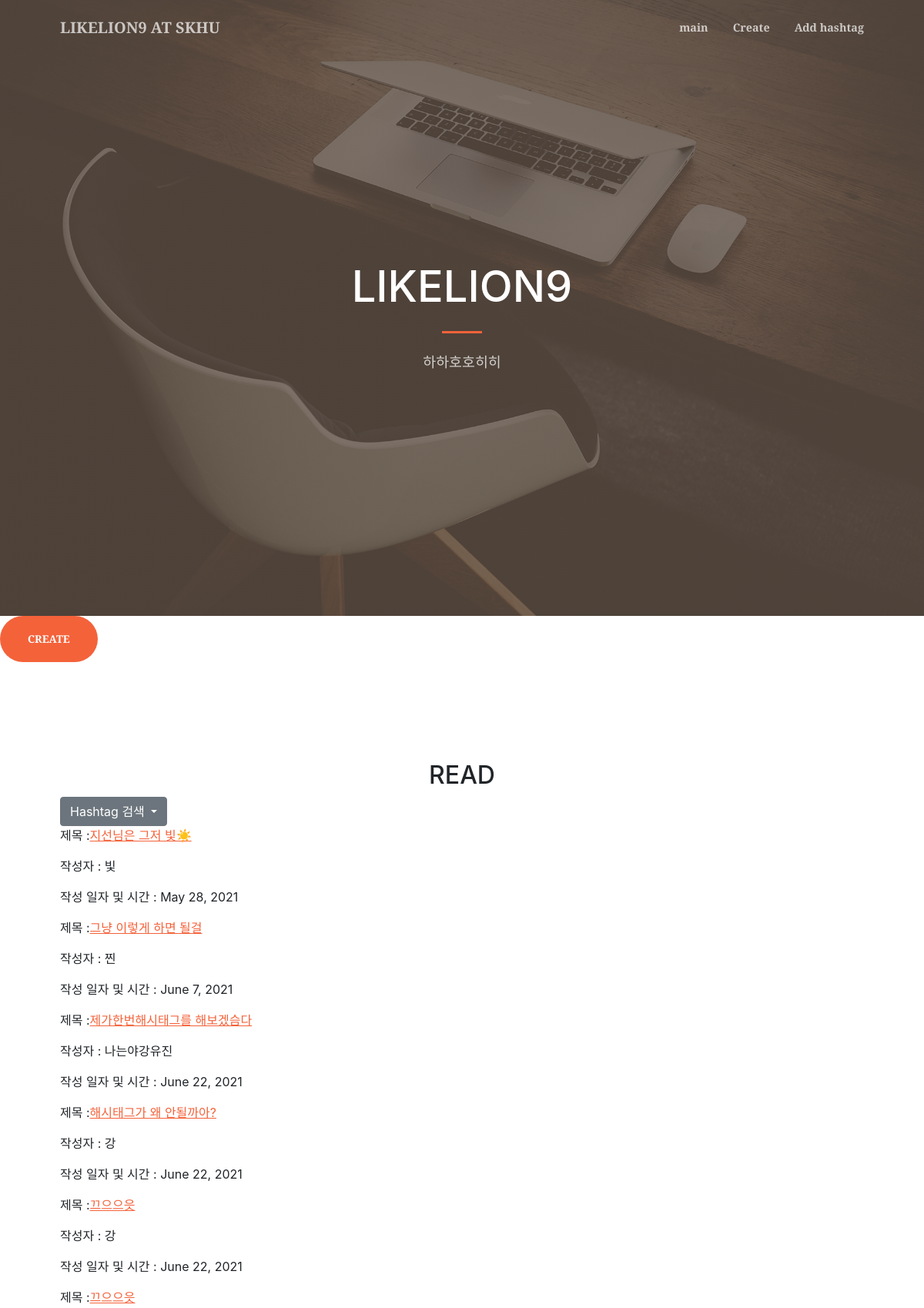
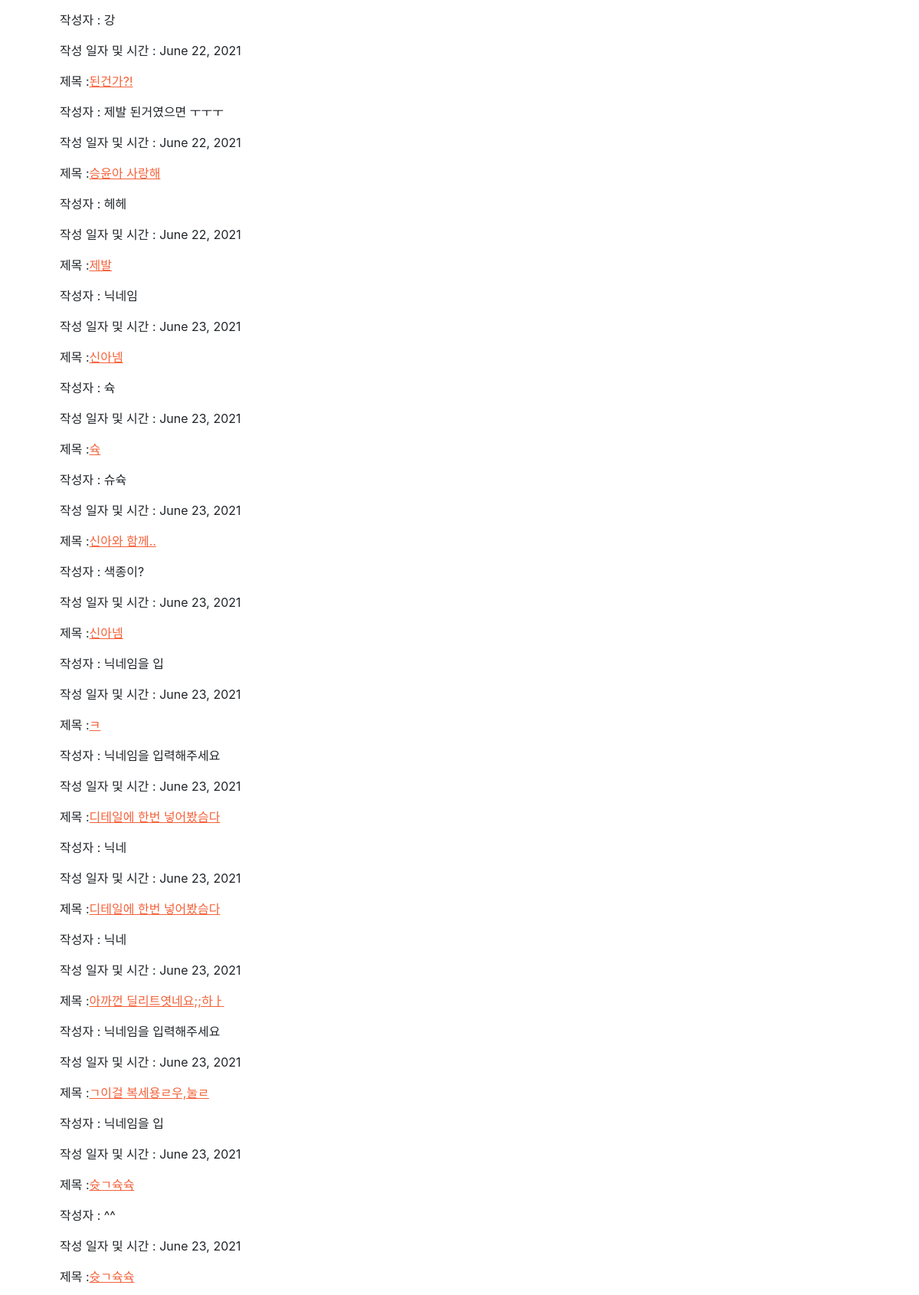
The page / (upper part) on the database its author committed (2 pictures, top to bottom).
### blog/models.py (models this page shows, shortened)
class Blog(models.Model):
    title = models.CharField(max_length=200)
    pub_date = models.DateField('date published')
    writer = models.CharField(max_length=15, default='닉네임을 입력해주세요')
    content = models.TextField()
    hashtags = models.ManyToManyField('Hashtag', blank=True)

### blog/views.py (the view)
# urls.py: path('', blog.views.main, name='main'),
def main(request):
    posts = Blog.objects
    hashtags = Hashtag.objects
    return render(request, 'blog/main.html', {'posts':posts, 'hashtags':hashtags})

### blog/templates/blog/main.html (shortened to what this page needs)
{% extends 'blog/base.html' %}
{% block content %}
<a class="btn btn-primary btn-xl" href="{% url 'create' %}">CREATE</a>
<section class="page-section" id="services">
    <div class="container px-4 px-lg-5">
        <h2 class="text-center mt-0">READ</h2>
        <div class="dropdown">
          <button class="btn btn-secondary dropdown-toggle" type="button" id="dropdownMenuButton1" data-bs-toggle="dropdown" aria-expanded="false">
            Hashtag 검색
          </button>
        </div>
        {% for posts in posts.all %}
        <p>제목 :<a href="{% url 'detail' posts.id %}">{{ posts.title }}</a></p>
        <p>작성자 : {{ posts.writer }}</p>
        <p>작성 일자 및 시간 : {{ posts.pub_date }}</p>
        {% endfor %}
    </div>
</section>
{% endblock %}

### rows shown on the page
Blog: title "지선님은 그저 빛☀️", writer "빛", pub_date "May 28, 2021"
Blog: title "그냥 이렇게 하면 될걸", writer "찐", pub_date "June 7, 2021"
Blog: title "제가한번해시태그를 해보겠슴다", writer "나는야강유진", pub_date "June 22, 2021"
Blog: title "해시태그가 왜 안될까아?", writer "강", pub_date "June 22, 2021"
Blog: title "끄으으읏", writer "강", pub_date "June 22, 2021"
Blog: title "끄으으읏", writer "강", pub_date "June 22, 2021"
Blog: title "된건가?!", writer "제발 된거였으면 ㅜㅜㅜ", pub_date "June 22, 2021"
Blog: title "승윤아 사랑해", writer "헤헤", pub_date "June 22, 2021"
Blog: title "제발", writer "닉네임", pub_date "June 23, 2021"
Blog: title "신아넴", writer "슉", pub_date "June 23, 2021"
Blog: title "슉", writer "슈슉", pub_date "June 23, 2021"
Blog: title "신아와 함께..", writer "색종이?", pub_date "June 23, 2021"
Blog: title "신아넴", writer "닉네임을 입", pub_date "June 23, 2021"
Blog: title "ㅋ", writer "닉네임을 입력해주세요", pub_date "June 23, 2021"
Blog: title "디테일에 한번 넣어봤슴다", writer "닉네", pub_date "June 23, 2021"
Blog: title "디테일에 한번 넣어봤슴다", writer "닉네", pub_date "June 23, 2021"
Blog: title "아까껀 딜리트엿네요;;하ㅏ", writer "닉네임을 입력해주세요", pub_date "June 23, 2021"
Blog: title "ㄱ이걸 복세용ㄹ우,눌ㄹ", writer "닉네임을 입", pub_date "June 23, 2021"
Blog: title "슛ㄱ슉슉", writer "^^", pub_date "June 23, 2021"
Blog: title "슛ㄱ슉슉"
